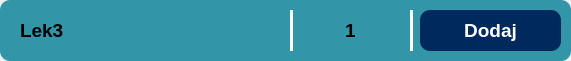
<?xml version="1.0" encoding="UTF-8"?>
<ui version="4.0">
 <class>PrescriptionItem</class>
 <widget class="QWidget" name="PrescriptionItem">
  <property name="geometry">
   <rect>
    <x>0</x>
    <y>0</y>
    <width>571</width>
    <height>61</height>
   </rect>
  </property>
  <property name="minimumSize">
   <size>
    <width>571</width>
    <height>61</height>
   </size>
  </property>
  <property name="windowTitle">
   <string>Form</string>
  </property>
  <widget class="QFrame" name="frame_50">
   <property name="geometry">
    <rect>
     <x>0</x>
     <y>0</y>
     <width>571</width>
     <height>61</height>
    </rect>
   </property>
   <property name="minimumSize">
    <size>
     <width>571</width>
     <height>61</height>
    </size>
   </property>
   <property name="styleSheet">
    <string notr="true">background-color: rgb(50, 149, 168);
border-radius: 10px;</string>
   </property>
   <property name="frameShape">
    <enum>QFrame::Shape::StyledPanel</enum>
   </property>
   <property name="frameShadow">
    <enum>QFrame::Shadow::Raised</enum>
   </property>
   <widget class="Line" name="line_26">
    <property name="geometry">
     <rect>
      <x>290</x>
      <y>10</y>
      <width>3</width>
      <height>41</height>
     </rect>
    </property>
    <property name="styleSheet">
     <string notr="true">background-color: white;</string>
    </property>
    <property name="orientation">
     <enum>Qt::Orientation::Vertical</enum>
    </property>
   </widget>
   <widget class="Line" name="line_27">
    <property name="geometry">
     <rect>
      <x>410</x>
      <y>10</y>
      <width>3</width>
      <height>41</height>
     </rect>
    </property>
    <property name="styleSheet">
     <string notr="true">background-color: white;</string>
    </property>
    <property name="orientation">
     <enum>Qt::Orientation::Vertical</enum>
    </property>
   </widget>
   <widget class="QLabel" name="medNumLabel">
    <property name="geometry">
     <rect>
      <x>310</x>
      <y>10</y>
      <width>81</width>
      <height>41</height>
     </rect>
    </property>
    <property name="font">
     <font>
      <pointsize>14</pointsize>
      <bold>true</bold>
     </font>
    </property>
    <property name="layoutDirection">
     <enum>Qt::LayoutDirection::LeftToRight</enum>
    </property>
    <property name="styleSheet">
     <string notr="true"/>
    </property>
    <property name="text">
     <string>1</string>
    </property>
    <property name="textFormat">
     <enum>Qt::TextFormat::RichText</enum>
    </property>
    <property name="alignment">
     <set>Qt::AlignmentFlag::AlignCenter</set>
    </property>
   </widget>
   <widget class="QLabel" name="medNameLabel">
    <property name="geometry">
     <rect>
      <x>20</x>
      <y>10</y>
      <width>261</width>
      <height>41</height>
     </rect>
    </property>
    <property name="font">
     <font>
      <pointsize>14</pointsize>
      <bold>true</bold>
     </font>
    </property>
    <property name="layoutDirection">
     <enum>Qt::LayoutDirection::LeftToRight</enum>
    </property>
    <property name="styleSheet">
     <string notr="true"/>
    </property>
    <property name="text">
     <string>Lek3</string>
    </property>
    <property name="textFormat">
     <enum>Qt::TextFormat::RichText</enum>
    </property>
    <property name="alignment">
     <set>Qt::AlignmentFlag::AlignLeading|Qt::AlignmentFlag::AlignLeft|Qt::AlignmentFlag::AlignVCenter</set>
    </property>
   </widget>
   <widget class="QPushButton" name="prescUpdateButton">
    <property name="geometry">
     <rect>
      <x>420</x>
      <y>10</y>
      <width>141</width>
      <height>41</height>
     </rect>
    </property>
    <property name="font">
     <font>
      <pointsize>14</pointsize>
      <bold>true</bold>
     </font>
    </property>
    <property name="styleSheet">
     <string notr="true">background-color: rgb(0, 41, 94);
border-radius: 10px;
color: white;</string>
    </property>
    <property name="text">
     <string>Dodaj</string>
    </property>
   </widget>
  </widget>
 </widget>
 <resources/>
 <connections/>
</ui>
